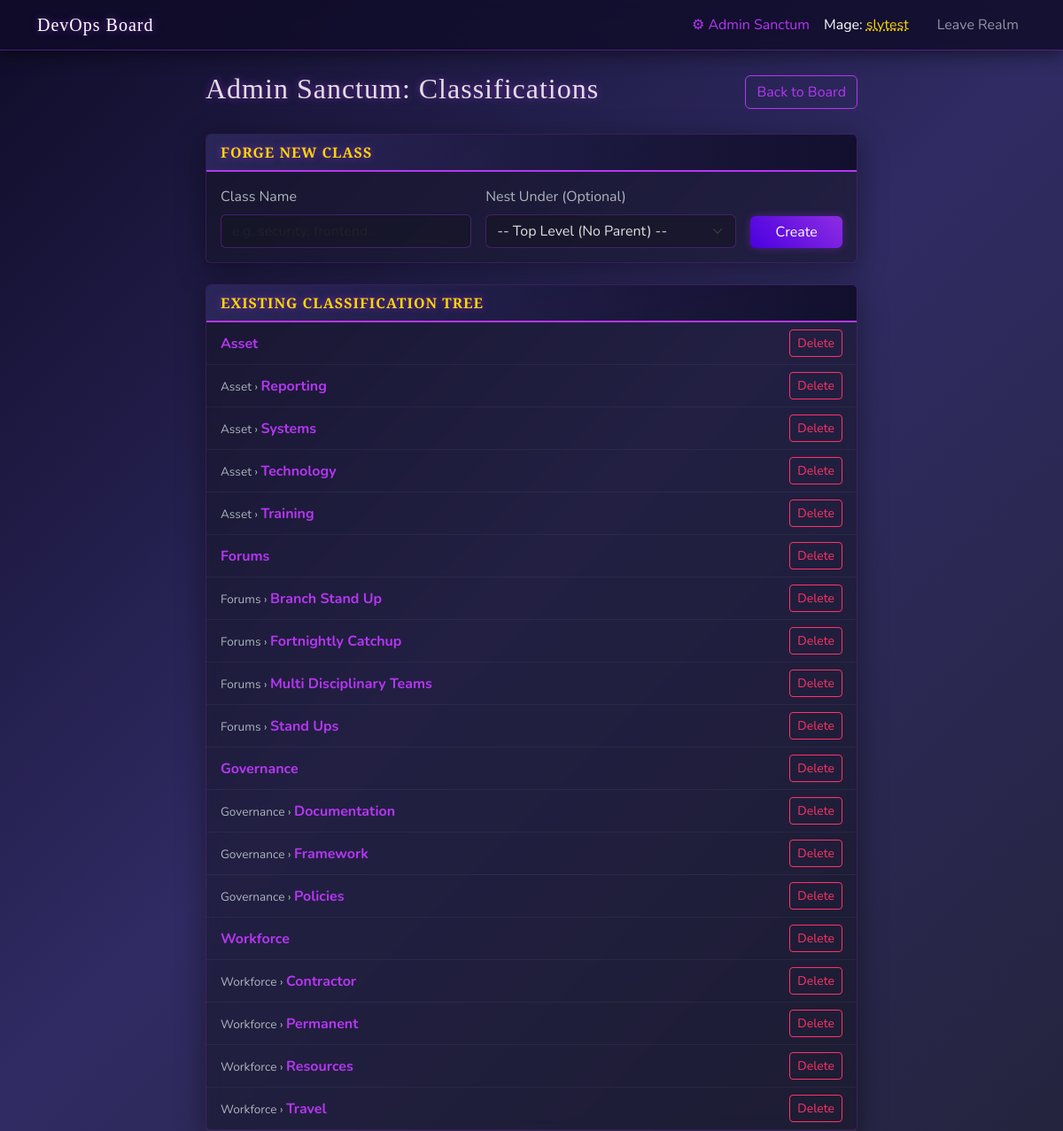
The app's page /admin/classes (signed in) with its own data.
### app.py (models this page shows, shortened)
class User(UserMixin, db.Model):
    id = db.Column(db.Integer, primary_key=True)
    username = db.Column(db.String(150), unique=True, nullable=False)
    password_hash = db.Column(db.String(150), nullable=False)
    is_admin = db.Column(db.Boolean, default=False)
    tasks = db.relationship('Task', backref='author', lazy=True)

class WorkClass(db.Model):
    id = db.Column(db.Integer, primary_key=True)
    name = db.Column(db.String(100), unique=True, nullable=False)
    parent_id = db.Column(db.Integer, db.ForeignKey('work_class.id'), nullable=True)
    children = db.relationship('WorkClass', backref=db.backref('parent', remote_side=[id]), cascade="all, delete-orphan")
    tasks = db.relationship('Task', backref='work_class', lazy=True)
    @property
    def full_path(self):
        if self.parent:
            return f"{self.parent.full_path} > {self.name.title()}"
        return self.name.title()

### app.py (the view, shortened to what this page needs)
@app.route('/admin/classes', methods=['GET', 'POST'])
@login_required
def admin_classes():
    if not current_user.is_admin:
        flash("You do not have the required permissions to enter this sanctum.")
        return redirect(url_for('index'))
    classes = WorkClass.query.all()
    classes = sorted(classes, key=lambda c: c.full_path)
    form = AdminClassForm()
    form.parent_id.choices = [('', '-- Top Level (No Parent) --')] + [(str(c.id), c.full_path) for c in classes]
    return render_template('admin_classes.html', classes=classes, form=form)

### forms.py
class AdminClassForm(FlaskForm):
    name = StringField('Class Name', validators=[DataRequired(), Length(min=1, max=100)])
    parent_id = SelectField('Nest Under (Optional)', coerce=str, validators=[Optional()])
    submit = SubmitField('Create')

### app.py (called while the page is built)
@app.context_processor
def inject_csrf_token():
    return dict(csrf_token=generate_csrf, get_file_type_info=get_file_type_info)

@login_manager.user_loader
def load_user(user_id):
    return User.query.get(int(user_id))

### templates/admin_classes.html (shortened to what this page needs)
{% extends 'base.html' %}
{% block content %}
<div class="row justify-content-center">
    <div class="col-md-8">
        <div class="d-flex justify-content-between align-items-center mb-4">
            <h2>Admin Sanctum: Classifications</h2>
            <a href="{{ url_for('index') }}" class="btn btn-outline-secondary">Back to Board</a>
        </div>
        <div class="card fantasy-board-card mb-4">
            <div class="card-header fantasy-header">Forge New Class</div>
            <div class="card-body">
                <form method="POST" class="row g-3 align-items-end">
                    <div class="col-md-5">
                        <label class="form-label text-muted">Class Name</label>
                        {{ form.name(class="form-control", placeholder="e.g. security, frontend...") }}
                    </div>
                    <div class="col-md-5">
                        <label class="form-label text-muted">Nest Under (Optional)</label>
                        {{ form.parent_id(class="form-select") }}
                    </div>
                    <div class="col-md-2">
                        {{ form.submit(class="btn btn-primary btn-fantasy w-100") }}
                    </div>
                </form>
            </div>
        </div>
        <div class="card fantasy-board-card">
            <div class="card-header fantasy-header">Existing Classification Tree</div>
            <div class="card-body p-0">
                <ul class="list-group list-group-flush">
                    {% for c in classes %}
                    <li class="list-group-item bg-transparent d-flex justify-content-between align-items-center" style="border-bottom: 1px solid rgba(255,255,255,0.05); color: #fff;">
                        <span style="font-family: 'Nunito', sans-serif;">
                            {% if c.parent_id %}
                                <span class="text-muted" style="font-size: 0.85em;">{{ c.parent.full_path }} &rsaquo; </span>
                            {% endif %}
                            <strong style="color: #b537f2;">{{ c.name | title }}</strong>
                        </span>
                        <form action="{{ url_for('delete_class', class_id=c.id) }}" method="POST" class="m-0">
                            <button type="submit" class="btn btn-sm btn-outline-danger" onclick="return confirm('Obliterate this class AND all its sub-tiers permanently?')">Delete</button>
                        </form>
                    </li>
                    {% else %}
                    <li class="list-group-item bg-transparent text-muted">No classes forged yet.</li>
                    {% endfor %}
                </ul>
            </div>
        </div>
    </div>
</div>
{% endblock %}

### templates/base.html (shortened to what this page needs)
<!DOCTYPE html>
<html>
<head>
    <link href="https://cdn.jsdelivr.net/npm/bootstrap@5.3.0/dist/css/bootstrap.min.css" rel="stylesheet">
    <link rel="stylesheet" href="{{ url_for('static', filename='style.css') }}">
</head>
<body class="bg-light">
    <nav class="navbar navbar-expand-lg navbar-dark bg-dark">
        <div class="container">
            <a class="navbar-brand" href="{{ url_for('index') }}">DevOps Board</a>
            <div class="navbar-nav ms-auto">
                {% if current_user.is_authenticated %}
                    {% if current_user.is_admin %}
                        <a class="nav-item nav-link" href="{{ url_for('admin_classes') }}" style="color: #b537f2;">&#9881; Admin Sanctum</a>
                    {% endif %}
                    <a class="nav-item nav-link text-white me-3" href="{{ url_for('profile') }}" style="transition: all 0.2s ease;">Mage: <span style="color:#ffd700; text-decoration: underline dotted;">{{ current_user.username }}</span></a>
                    <a class="nav-item nav-link" href="{{ url_for('logout') }}">Leave Realm</a>
                {% else %}
                    <a class="nav-item nav-link" href="{{ url_for('login') }}">Enter Realm</a>
                    <a class="nav-item nav-link" href="{{ url_for('register') }}">Join Guild</a>
                {% endif %}
            </div>
        </div>
    </nav>
    <div class="container mt-4">
        {% block content %}{% endblock %}
    </div>
</body>
</html>

### static/style.css (style rules this page uses)
body { background: linear-gradient(135deg, #0f0c29, #302b63, #24243e); color: #e0e0e0; font-family: 'Nunito', sans-serif; min-height: 100vh; background-attachment: fixed; }
h1, h2, h3, h4, .navbar-brand, .card-header { font-family: 'Cinzel', serif; text-shadow: 0 0 8px rgba(181, 55, 242, 0.6); letter-spacing: 1px; }
.navbar-dark { background: rgba(15, 12, 41, 0.8) !important; backdrop-filter: blur(10px); border-bottom: 1px solid rgba(181, 55, 242, 0.4); box-shadow: 0 4px 20px rgba(0, 0, 0, 0.5); }
.fantasy-board-card { background: rgba(20, 20, 35, 0.5) !important; backdrop-filter: blur(8px); border: 1px solid rgba(181, 55, 242, 0.2) !important; box-shadow: 0 8px 32px 0 rgba(0, 0, 0, 0.4); }
.fantasy-header { background: linear-gradient(90deg, rgba(48,43,99,0.8) 0%, rgba(15,12,41,0.8) 100%) !important; border-bottom: 2px solid #b537f2 !important; color: #ffd700 !important; text-transform: uppercase; font-weight: 700; }
.btn-primary, .btn-fantasy { background: linear-gradient(45deg, #4a00e0, #8e2de2); color: white; border: none; box-shadow: 0 0 10px rgba(142, 45, 226, 0.4); transition: all 0.3s ease; }
.btn-outline-secondary { color: #b537f2; border-color: #b537f2; }
.btn-outline-danger { color: #ff3366; border-color: #ff3366; }
.form-control, .form-select, .card { background-color: rgba(20, 20, 35, 0.6); border: 1px solid rgba(181, 55, 242, 0.3); color: #e0e0e0; }
.text-muted { color: #adb5bd !important; }

### records on screen
User: username "slytest"
WorkClass: name "Asset"
WorkClass: parent.full_path "Asset", name "Reporting"
WorkClass: parent.full_path "Asset", name "Systems"
WorkClass: parent.full_path "Asset", name "Technology"
WorkClass: parent.full_path "Asset", name "Training"
WorkClass: name "Forums"
WorkClass: parent.full_path "Forums", name "Branch Stand Up"
WorkClass: parent.full_path "Forums", name "Fortnightly Catchup"
WorkClass: parent.full_path "Forums", name "Multi Disciplinary Teams"
WorkClass: parent.full_path "Forums", name "Stand Ups"
WorkClass: name "Governance"
WorkClass: parent.full_path "Governance", name "Documentation"
WorkClass: parent.full_path "Governance", name "Framework"
WorkClass: parent.full_path "Governance", name "Policies"
WorkClass: name "Workforce"
WorkClass: parent.full_path "Workforce", name "Contractor"
WorkClass: parent.full_path "Workforce", name "Permanent"
WorkClass: parent.full_path "Workforce", name "Resources"
WorkClass: parent.full_path "Workforce", name "Travel"
